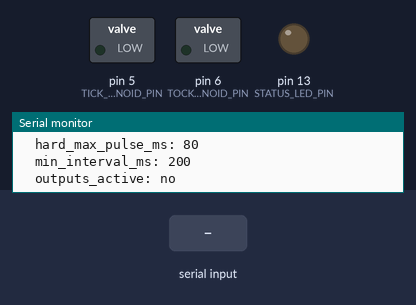
Simulated run of this program. Board: Arduino Nano Every. Shown: switched loads named in the program (green lamp = pin HIGH), output pins drawn as LEDs (lit = HIGH), the last lines printed to the serial monitor. Dashed ring = blinking. Inputs (shaded band) come from the test bench.

Above: at 1.2 s.
1.3 s: "run\n" received over Serial
At 2.1 s:
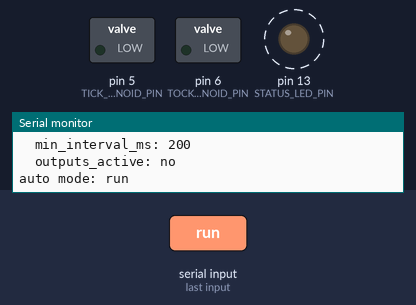
4.3 s: "tick_ms\n" received over Serial
Timing chart, 0 to 13.3 s (numbered marks = the images above; inputs shaded):
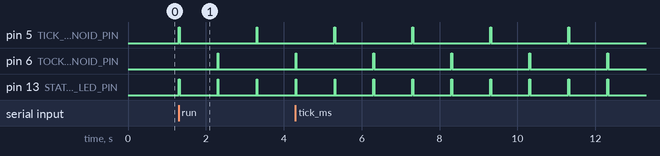

Measured:
- after the input at 1.3 s, pin 5 (TICK_SOLENOID_PIN): alternates HIGH for 0.02 s and LOW for 2.0 s, starting at once; pin 6 (TOCK_SOLENOID_PIN): LOW → HIGH after 1.0 s, → LOW 0.02 s later; pin 13 (STATUS_LED_PIN): alternates HIGH for 0.02 s and LOW for 0.98 s, starting at once

The program:

main.cpp
```cpp
#include <Arduino.h>
#include <ctype.h>
#include <stdlib.h>
#include <string.h>

constexpr uint8_t TICK_SOLENOID_PIN = 5;
constexpr uint8_t TOCK_SOLENOID_PIN = 6;
constexpr uint8_t HALL_LEFT_PIN = 2;   // Reserved for a future pendulum sensor.
constexpr uint8_t HALL_RIGHT_PIN = 3;  // Reserved for a future pendulum sensor.
constexpr uint8_t STATUS_LED_PIN = 13;

constexpr bool AUTO_START = false;

constexpr uint16_t DEFAULT_TICK_PULSE_MS = 20;
constexpr uint16_t DEFAULT_TOCK_PULSE_MS = 20;
constexpr uint32_t DEFAULT_INTERVAL_MS = 1000;

constexpr uint16_t HARD_MAX_PULSE_MS = 80;
constexpr uint16_t DEFAULT_MAX_PULSE_MS = HARD_MAX_PULSE_MS;
constexpr uint32_t MIN_INTERVAL_MS = 200;

constexpr uint32_t SERIAL_BAUD = 115200;
constexpr size_t COMMAND_BUFFER_SIZE = 80;

class SolenoidPulse {
public:
  SolenoidPulse(uint8_t pin, uint16_t pulseMs)
      : pin_(pin), pulseMs_(pulseMs), active_(false), startedAtMs_(0) {}

  void begin() {
    pinMode(pin_, OUTPUT);
    forceOff();
  }

  bool startPulse(uint32_t nowMs) {
    if (pulseMs_ == 0 || active_) {
      return false;
    }

    active_ = true;
    startedAtMs_ = nowMs;
    digitalWrite(pin_, HIGH);
    return true;
  }

  void update(uint32_t nowMs) {
    if (active_ && elapsed(nowMs, startedAtMs_) >= pulseMs_) {
      forceOff();
    }
  }

  void forceOff() {
    digitalWrite(pin_, LOW);
    active_ = false;
  }

  bool isActive() const {
    return active_;
  }

  uint16_t pulseMs() const {
    return pulseMs_;
  }

  void setPulseMs(uint16_t pulseMs) {
    pulseMs_ = pulseMs;
  }

private:
  static uint32_t elapsed(uint32_t nowMs, uint32_t sinceMs) {
    return nowMs - sinceMs;
  }

  uint8_t pin_;
  uint16_t pulseMs_;
  bool active_;
  uint32_t startedAtMs_;
};

class ClockSoundController {
public:
  ClockSoundController()
      : tick_(TICK_SOLENOID_PIN, DEFAULT_TICK_PULSE_MS),
        tock_(TOCK_SOLENOID_PIN, DEFAULT_TOCK_PULSE_MS),
        autoMode_(AUTO_START), nextIsTick_(true), lastTriggerMs_(0),
        intervalMs_(DEFAULT_INTERVAL_MS), maxPulseMs_(DEFAULT_MAX_PULSE_MS) {}

  void begin() {
    // Put all driven outputs into a known LOW state as early as possible.
    tick_.begin();
    tock_.begin();
    pinMode(STATUS_LED_PIN, OUTPUT);
    digitalWrite(STATUS_LED_PIN, LOW);

    pinMode(HALL_LEFT_PIN, INPUT_PULLUP);
    pinMode(HALL_RIGHT_PIN, INPUT_PULLUP);

    if (autoMode_) {
      lastTriggerMs_ = millis() - intervalMs_;
    }
  }

  void update(uint32_t nowMs) {
    tick_.update(nowMs);
    tock_.update(nowMs);
    digitalWrite(STATUS_LED_PIN, anyActive() ? HIGH : LOW);

    if (!autoMode_) {
      return;
    }

    if (elapsed(nowMs, lastTriggerMs_) >= intervalMs_) {
      bool triggered = nextIsTick_ ? triggerTick(nowMs, false) : triggerTock(nowMs, false);
      if (triggered) {
        nextIsTick_ = !nextIsTick_;
        lastTriggerMs_ = nowMs;
      }
    }
  }

  bool triggerTick(uint32_t nowMs, bool manual) {
    return triggerOne(tick_, "tick", nowMs, manual);
  }

  bool triggerTock(uint32_t nowMs, bool manual) {
    return triggerOne(tock_, "tock", nowMs, manual);
  }

  void run(uint32_t nowMs) {
    autoMode_ = true;
    nextIsTick_ = true;
    lastTriggerMs_ = nowMs - intervalMs_;
    Serial.println(F("auto mode: run"));
  }

  void stop() {
    autoMode_ = false;
    allOff();
    Serial.println(F("auto mode: stop, outputs LOW"));
  }

  void allOff() {
    tick_.forceOff();
    tock_.forceOff();
    digitalWrite(STATUS_LED_PIN, LOW);
  }

  void holdTickGate(bool enabled) {
    autoMode_ = false;
    tick_.forceOff();
    tock_.forceOff();
    digitalWrite(TICK_SOLENOID_PIN, enabled ? HIGH : LOW);
    digitalWrite(STATUS_LED_PIN, enabled ? HIGH : LOW);
    Serial.println(enabled ? F("diagnostic: D5 HIGH") : F("diagnostic: D5 LOW"));
  }

  bool setTickPulseMs(uint32_t value) {
    tick_.setPulseMs(clampPulse(value));
    return value <= maxPulseMs_;
  }

  bool setTockPulseMs(uint32_t value) {
    tock_.setPulseMs(clampPulse(value));
    return value <= maxPulseMs_;
  }

  bool setMaxPulseMs(uint32_t value) {
    bool clamped = false;
    if (value > HARD_MAX_PULSE_MS) {
      value = HARD_MAX_PULSE_MS;
      clamped = true;
    }

    maxPulseMs_ = static_cast<uint16_t>(value);
    tick_.setPulseMs(clampPulse(tick_.pulseMs()));
    tock_.setPulseMs(clampPulse(tock_.pulseMs()));
    return !clamped;
  }

  bool setIntervalMs(uint32_t value) {
    bool clamped = false;
    if (value < MIN_INTERVAL_MS) {
      value = MIN_INTERVAL_MS;
      clamped = true;
    }

    intervalMs_ = value;
    return !clamped;
  }

  void printStatus() const {
    Serial.println(F("status:"));
    Serial.print(F("  auto_mode: "));
    Serial.println(autoMode_ ? F("run") : F("stop"));
    Serial.print(F("  tick_ms: "));
    Serial.println(tick_.pulseMs());
    Serial.print(F("  tock_ms: "));
    Serial.println(tock_.pulseMs());
    Serial.print(F("  interval_ms: "));
    Serial.println(intervalMs_);
    Serial.print(F("  max_pulse_ms: "));
    Serial.println(maxPulseMs_);
    Serial.print(F("  hard_max_pulse_ms: "));
    Serial.println(HARD_MAX_PULSE_MS);
    Serial.print(F("  min_interval_ms: "));
    Serial.println(MIN_INTERVAL_MS);
    Serial.print(F("  outputs_active: "));
    Serial.println(anyActive() ? F("yes") : F("no"));
  }

private:
  static uint32_t elapsed(uint32_t nowMs, uint32_t sinceMs) {
    return nowMs - sinceMs;
  }

  bool anyActive() const {
    return tick_.isActive() || tock_.isActive();
  }

  bool triggerOne(SolenoidPulse &solenoid, const char *name, uint32_t nowMs, bool manual) {
    if (anyActive()) {
      if (manual) {
        Serial.println(F("busy: another solenoid is active"));
      }
      return false;
    }

    bool ok = solenoid.startPulse(nowMs);
    if (!ok) {
      if (manual) {
        Serial.print(name);
        Serial.println(F(": skipped (pulse_ms is 0 or already active)"));
      }
      return false;
    }

    if (manual) {
      Serial.print(name);
      Serial.println(F(": pulse"));
    }
    return true;
  }

  uint16_t clampPulse(uint32_t value) const {
    if (value > maxPulseMs_) {
      return maxPulseMs_;
    }
    return static_cast<uint16_t>(value);
  }

  SolenoidPulse tick_;
  SolenoidPulse tock_;
  bool autoMode_;
  bool nextIsTick_;
  uint32_t lastTriggerMs_;
  uint32_t intervalMs_;
  uint16_t maxPulseMs_;
};

ClockSoundController controller;

char commandBuffer[COMMAND_BUFFER_SIZE];
size_t commandLength = 0;

void printHelp() {
  Serial.println(F("commands:"));
  Serial.println(F("  help"));
  Serial.println(F("  run"));
  Serial.println(F("  stop"));
  Serial.println(F("  status"));
  Serial.println(F("  tick"));
  Serial.println(F("  tock"));
  Serial.println(F("  gate on"));
  Serial.println(F("  gate off"));
  Serial.println(F("  set tick_ms 20"));
  Serial.println(F("  set tock_ms 20"));
  Serial.println(F("  set interval_ms 1000"));
  Serial.println(F("  set max_pulse_ms 50"));
  Serial.println(F("notes: pulse_ms 0 disables that sound; recommended pulse range is 3-30ms."));
}

char *nextToken(char **cursor) {
  char *token = strtok_r(*cursor, " \t", cursor);
  return token;
}

void toLowerAscii(char *text) {
  while (*text) {
    *text = static_cast<char>(tolower(*text));
    ++text;
  }
}

bool parseUnsigned(const char *text, uint32_t &value) {
  if (text == nullptr || *text == '\0') {
    return false;
  }

  char *end = nullptr;
  unsigned long parsed = strtoul(text, &end, 10);
  if (*end != '\0') {
    return false;
  }

  value = static_cast<uint32_t>(parsed);
  return true;
}

void handleSetCommand(char *cursor) {
  char *key = nextToken(&cursor);
  char *valueText = nextToken(&cursor);

  if (key == nullptr || valueText == nullptr) {
    Serial.println(F("error: usage is set <tick_ms|tock_ms|interval_ms|max_pulse_ms> <value>"));
    return;
  }

  toLowerAscii(key);

  uint32_t value = 0;
  if (!parseUnsigned(valueText, value)) {
    Serial.println(F("error: value must be a non-negative integer"));
    return;
  }

  bool unclamped = true;
  if (strcmp(key, "tick_ms") == 0) {
    unclamped = controller.setTickPulseMs(value);
  } else if (strcmp(key, "tock_ms") == 0) {
    unclamped = controller.setTockPulseMs(value);
  } else if (strcmp(key, "interval_ms") == 0) {
    unclamped = controller.setIntervalMs(value);
  } else if (strcmp(key, "max_pulse_ms") == 0) {
    unclamped = controller.setMaxPulseMs(value);
  } else {
    Serial.println(F("error: unknown setting"));
    return;
  }

  Serial.print(F("ok: "));
  Serial.print(key);
  Serial.println(unclamped ? F(" updated") : F(" updated (clamped to safe limit)"));
}

void handleGateCommand(char *cursor) {
  char *state = nextToken(&cursor);
  if (state == nullptr) {
    Serial.println(F("error: usage is gate <on|off>"));
    return;
  }

  toLowerAscii(state);

  if (strcmp(state, "on") == 0) {
    controller.holdTickGate(true);
  } else if (strcmp(state, "off") == 0) {
    controller.holdTickGate(false);
  } else {
    Serial.println(F("error: usage is gate <on|off>"));
  }
}

void handleCommand(char *line) {
  while (*line == ' ' || *line == '\t') {
    ++line;
  }

  if (*line == '\0') {
    return;
  }

  char *cursor = line;
  char *command = nextToken(&cursor);
  if (command == nullptr) {
    return;
  }

  toLowerAscii(command);

  if (strcmp(command, "help") == 0) {
    printHelp();
  } else if (strcmp(command, "run") == 0) {
    controller.run(millis());
  } else if (strcmp(command, "stop") == 0) {
    controller.stop();
  } else if (strcmp(command, "status") == 0) {
    controller.printStatus();
  } else if (strcmp(command, "tick") == 0) {
    controller.triggerTick(millis(), true);
  } else if (strcmp(command, "tock") == 0) {
    controller.triggerTock(millis(), true);
  } else if (strcmp(command, "gate") == 0) {
    handleGateCommand(cursor);
  } else if (strcmp(command, "set") == 0) {
    handleSetCommand(cursor);
  } else {
    Serial.println(F("error: unknown command, type help"));
  }
}

void readSerialCommands() {
  while (Serial.available() > 0) {
    char c = static_cast<char>(Serial.read());

    if (c == '\r') {
      continue;
    }

    if (c == '\n') {
      commandBuffer[commandLength] = '\0';
      handleCommand(commandBuffer);
      commandLength = 0;
      continue;
    }

    if (commandLength < COMMAND_BUFFER_SIZE - 1) {
      commandBuffer[commandLength++] = c;
    } else {
      commandLength = 0;
      controller.allOff();
      Serial.println(F("error: command too long, outputs LOW"));
    }
  }
}

void setup() {
  controller.begin();

  Serial.begin(SERIAL_BAUD);
  while (!Serial && millis() < 1500) {
    // Nano Every native USB may need a short wait; classic boards continue after timeout.
  }

  Serial.println();
  Serial.println(F("Antique clock tick/tock solenoid controller"));
  printHelp();
  controller.printStatus();
}

void loop() {
  uint32_t nowMs = millis();
  controller.update(nowMs);
  readSerialCommands();
}
```
